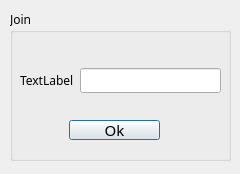
<?xml version="1.0" encoding="UTF-8"?>
<ui version="4.0">
 <class>join</class>
 <widget class="QDialog" name="join">
  <property name="geometry">
   <rect>
    <x>0</x>
    <y>0</y>
    <width>240</width>
    <height>174</height>
   </rect>
  </property>
  <property name="windowTitle">
   <string>Dialog</string>
  </property>
  <widget class="QGroupBox" name="groupBox">
   <property name="geometry">
    <rect>
     <x>10</x>
     <y>10</y>
     <width>221</width>
     <height>151</height>
    </rect>
   </property>
   <property name="font">
    <font>
     <family>MV Boli</family>
    </font>
   </property>
   <property name="title">
    <string>Join</string>
   </property>
   <widget class="QPushButton" name="pushButton_join">
    <property name="geometry">
     <rect>
      <x>59</x>
      <y>110</y>
      <width>91</width>
      <height>20</height>
     </rect>
    </property>
    <property name="font">
     <font>
      <family>NPIRogheh</family>
      <pointsize>11</pointsize>
     </font>
    </property>
    <property name="text">
     <string>Ok</string>
    </property>
   </widget>
   <widget class="QWidget" name="layoutWidget">
    <property name="geometry">
     <rect>
      <x>10</x>
      <y>50</y>
      <width>201</width>
      <height>41</height>
     </rect>
    </property>
    <layout class="QHBoxLayout" name="horizontalLayout">
     <item>
      <widget class="QLabel" name="label_group_or_channel">
       <property name="text">
        <string>TextLabel</string>
       </property>
      </widget>
     </item>
     <item>
      <widget class="QLineEdit" name="lineEdit_name_to_join"/>
     </item>
    </layout>
   </widget>
  </widget>
 </widget>
 <resources/>
 <connections/>
</ui>
